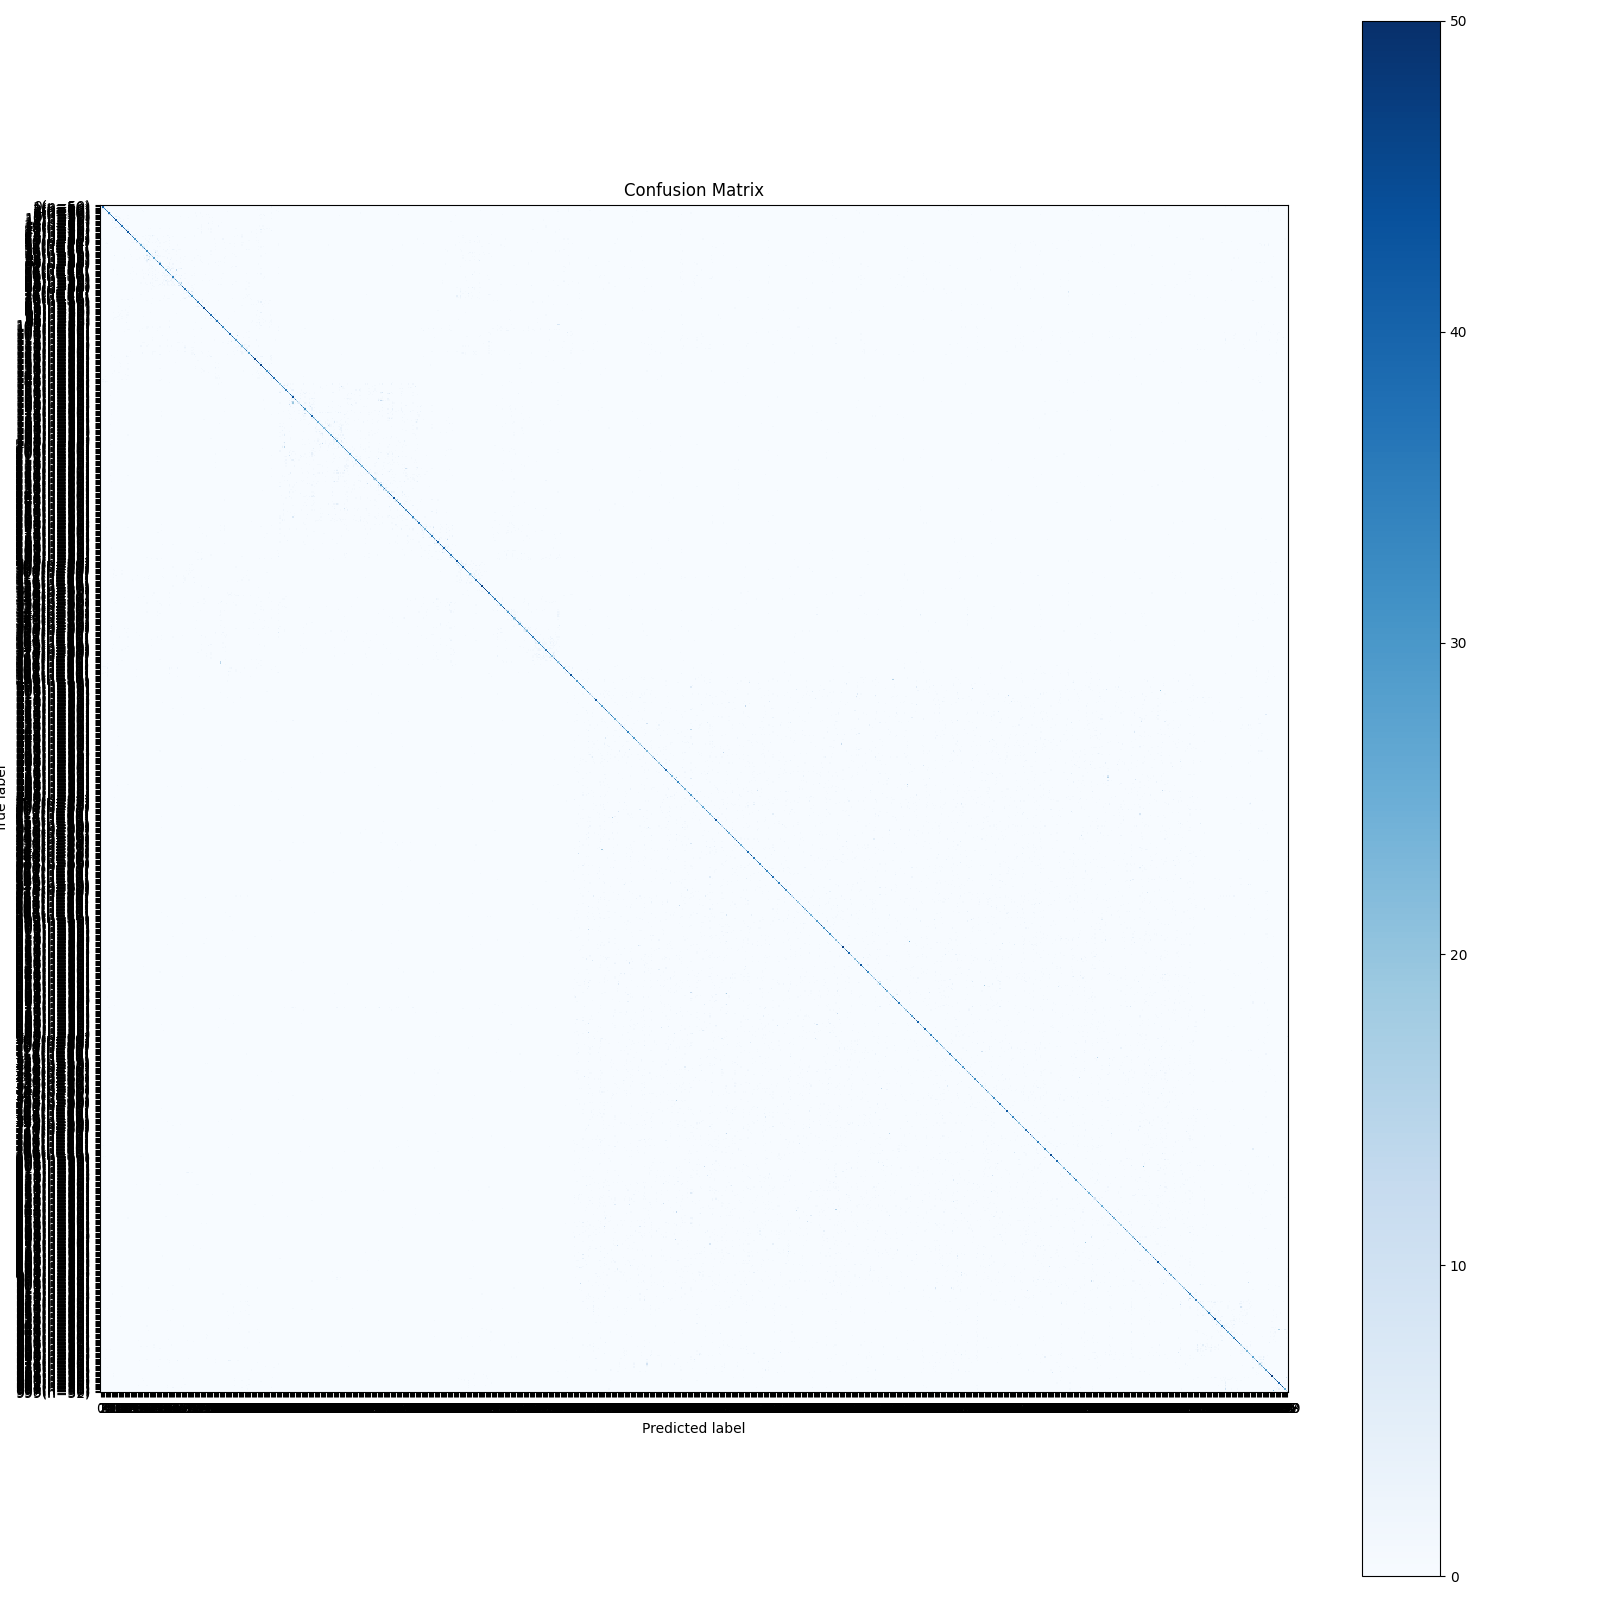

Recreate this plot in Python.
import numpy as np
import matplotlib.pyplot as plt

import tensorflow as tf

from modules.nn.model import ClassifyModel
from modules.dataloader import DataLoader
from modules.utils import parse_cfg

from sklearn.metrics import confusion_matrix

gpus = tf.config.list_physical_devices('GPU')
if gpus:
    try:
        for gpu in gpus:
            tf.config.experimental.set_memory_growth(gpu, True)
    except RuntimeError as e:
        print(e)
        for gpu in gpus:
            tf.config.experimental.set_memory_growth(gpu, False)

model = ClassifyModel("runs/classify-medium/model.yaml", 1000, 224)
model.load_weights("runs/classify-medium/weights/best.weights.h5")
cfg = parse_cfg("runs/classify-medium/cfg.yaml")
dataloader = DataLoader("../datasets/imagenet/val", cfg, False)
dataloader.startAugment()

labels = []
preds = []

for _ in range(dataloader.__len__()):
    image, label = dataloader.__getitem__()
    pred = model.predict(image, batch_size=256)
    pred = np.argmax(pred, axis=-1)
    label = np.argmax(label, axis=-1)

    print(pred.shape, label.shape)

    labels.append(label.reshape(-1, 1))
    preds.append(pred.reshape(-1, 1))

labels = np.vstack(labels)
preds = np.vstack(preds)

print(preds.shape, labels.shape)

confusion = confusion_matrix(labels, preds)

def plot_confusion_matrix(con_mat, labels, title='Confusion Matrix', cmap=plt.get_cmap("Blues"), normalize=True):
    plt.figure(figsize=(16, 16))
    plt.imshow(con_mat, interpolation='nearest', cmap=cmap)
    plt.title(title)
    plt.colorbar()
    marks = np.arange(len(labels))
    nlabels = []
    for k in range(len(con_mat)):
        n = sum(con_mat[k])
        nlabel = '{0}(n={1})'.format(labels[k],n)
        nlabels.append(nlabel)
    plt.xticks(marks, labels)
    plt.yticks(marks, nlabels)

    thresh = con_mat.max() / 2.
    if normalize:
        for i, j in zip(range(con_mat.shape[0]), range(con_mat.shape[1])):
            plt.text(j, i, ' ', horizontalalignment="center", color="white" if con_mat[i, j] > thresh else "black")
    else:
        for i, j in zip(range(con_mat.shape[0]), range(con_mat.shape[1])):
            plt.text(j, i, con_mat[i, j], horizontalalignment="center", color="white" if con_mat[i, j] > thresh else "black")
    plt.tight_layout()
    plt.ylabel('True label')
    plt.xlabel('Predicted label')
    plt.savefig("confusion.png")

plot_confusion_matrix(confusion, range(1000))

dataloader.stopAugment()